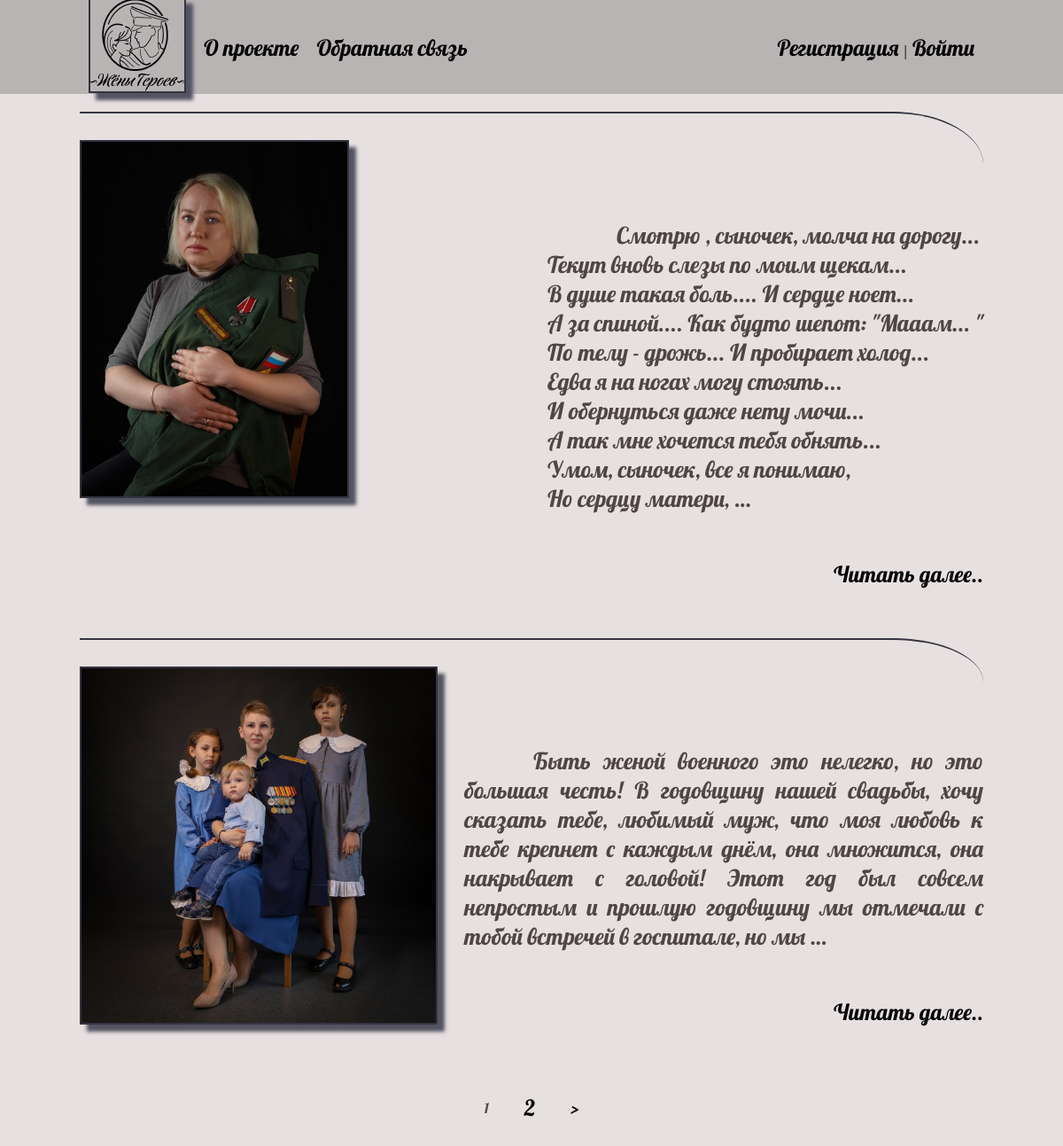
The page / on the database its author committed.
### posts/models.py (models this page shows, shortened)
class Post(models.Model):
    author = models.ForeignKey('Author', on_delete=models.CASCADE, verbose_name='Автор публикации')
    title = models.CharField(max_length=255, blank=True, verbose_name="Заголовок публикации", )
    content = models.TextField(blank=True, verbose_name="Текст публикации")
    photo = models.ImageField(upload_to="photos/%Y/%m/%d/", verbose_name="Фото")
    time_create = models.DateTimeField(auto_now_add=True, verbose_name="Время создания")
    time_update = models.DateTimeField(auto_now=True, verbose_name="Время изменения")
    is_moderated = models.BooleanField(default=False, verbose_name="Прошло модерацию")
    category = models.ForeignKey('Category', on_delete=models.PROTECT, verbose_name="Категории публикации") # например публикация с фото или новость
    theme = models.ForeignKey('Theme', on_delete=models.PROTECT, verbose_name="Тема") # например фото в мундире, детский рисунок, письма..
    rating = models.SmallIntegerField(default=0, verbose_name='Рейтинг')
    def get_absolute_url(self):
        return reverse('post_detail', kwargs={'pk' : self.pk})
    class Meta:
        verbose_name = 'Публикация'
        verbose_name_plural = 'Публикации'
        ordering = ['id']

### posts/views.py (the view)
# urls.py: path('', PostList.as_view(), name='home'),
class PostList(DataMixin, ListView):
    model = Post
    template_name = 'posts/index.html'
    context_object_name = 'posts'
    def get_context_data(self, *, object_list=None, **kwargs):
        context = super().get_context_data(**kwargs)
        c_def = self.get_user_context(title="Главная страница")
        return dict(list(context.items()) + list(c_def.items()))
    def get_queryset(self):
        return Post.objects.filter(is_moderated=True)

### posts/utils.py (called while the page is built)
    def get_user_context(self, **kwargs):
        context = kwargs
        user_menu = menu.copy()
        if not self.request.user.is_authenticated:
            user_menu.pop(1)
        context['menu'] = user_menu
        return context

### posts/templates/posts/index.html (shortened to what this page needs)
{% extends 'posts/base.html' %}
{% block content %}
<ul class="articles">
    {% for p in posts %}
    <li  class="article">
            {% if p.photo %}
            <img class="article__image" src="{{p.photo.url}}">
            {% endif %}
            <div class="article__content">
                {% autoescape on %}
                    {{p.content|linebreaks|truncatewords:50}}
                {% endautoescape %}
                <p class="article__link"><a href="{{ p.get_absolute_url }}">Читать далее..</a></p>
            </div>
    </li>
    {% endfor %}
</ul>
{% endblock %}

### posts/static/posts/css/styles.css (style rules this page uses)
html, body { font-family: 'Lobster'; font-style: normal; color: rgb(80, 69, 69); ; margin: 0; padding: 0; height: 100%; width: 100%; background-color: #e7e0e0; }
ul { list-style: none; margin: 0; padding: 0; }
a { color: black; text-decoration: none; font-family: 'Lobster'; font-weight: 400; font-size: 25px; line-height: 31px; }
img { max-width: 450px; height: 100%; -o-object-fit: contain; object-fit: contain; border: 2px solid #343440; box-shadow: 8px 8px 4px #535361; }
.article { padding: 30px 0; display: flex; justify-content: space-between; border-top: #343440 2px solid; border-top-right-radius: 10%; }
.article__image { max-width: 600px; height: auto; max-height: 50vh; margin-right: 30px; }
.article__content, .about { font-size: 26px; text-align: justify; text-indent: 3em; display: flex; flex-direction: column; justify-content: space-between; }
.article__link { margin-left: auto; }

### rows shown on the page
Post: photo (picture), content "Смотрю , сыночек, молча на дорогу... Текут вновь слезы по моим щекам... В душе такая боль.... И сердце ноет... А за спиной.... Как будто шепот: \"Мааам... \" По телу - дрожь... И пробирает холод... Едва я на ногах могу стоять... И обернуться даже нету мочи... А так мне хочется тебя обнять... Умом, сыночек, все я понимаю, Но сердцу матери, …"
Post: photo (picture), content "Быть женой военного это нелегко, но это большая честь! В годовщину нашей свадьбы, хочу сказать тебе, любимый муж, что моя любовь к тебе крепнет с каждым днём, она множится, она накрывает с головой! Этот год был совсем непростым и прошлую годовщину мы отмечали с тобой встречей в госпитале, но мы …"

### other values the page prints
{{ m.title }} "О проекте" "Обратная связь"
{{ p }} "1"
{{ p }} "2"
